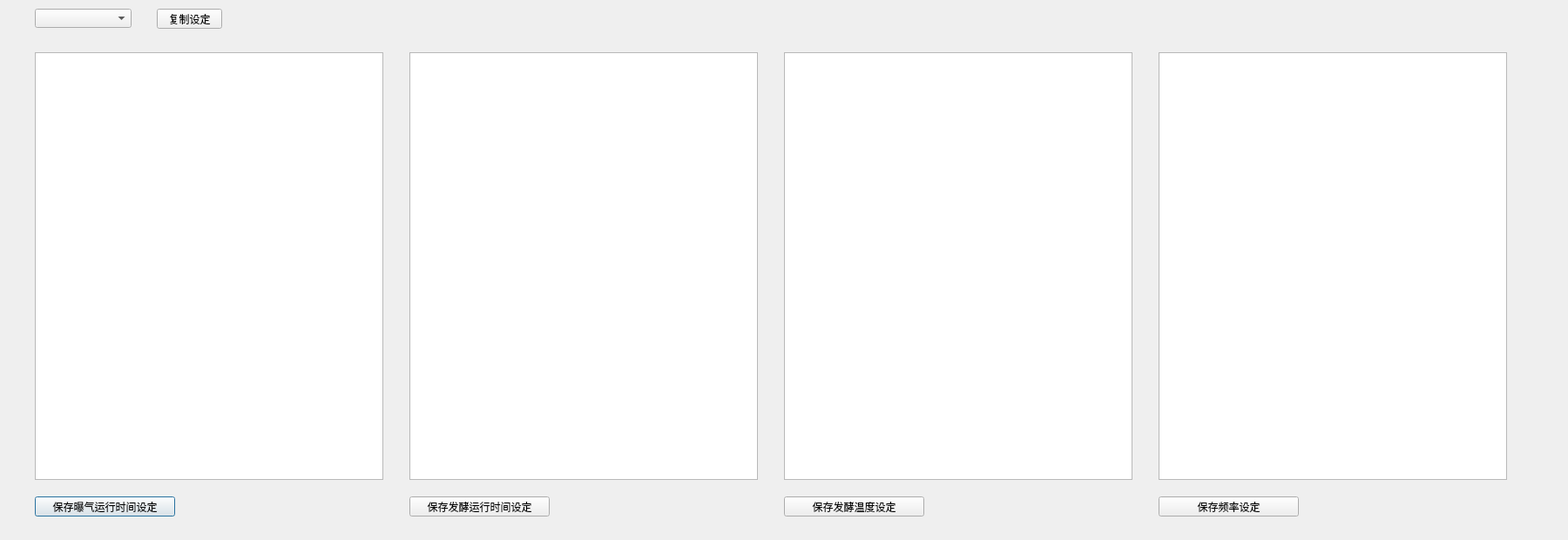
<?xml version="1.0" encoding="UTF-8"?>
<ui version="4.0">
 <class>SettingDialog</class>
 <widget class="QDialog" name="SettingDialog">
  <property name="geometry">
   <rect>
    <x>0</x>
    <y>0</y>
    <width>1800</width>
    <height>620</height>
   </rect>
  </property>
  <property name="windowTitle">
   <string>Dialog</string>
  </property>
  <widget class="QComboBox" name="tankComboBox">
   <property name="geometry">
    <rect>
     <x>40</x>
     <y>10</y>
     <width>111</width>
     <height>22</height>
    </rect>
   </property>
  </widget>
  <widget class="QTableView" name="runtimeSettingTableView">
   <property name="geometry">
    <rect>
     <x>40</x>
     <y>60</y>
     <width>400</width>
     <height>491</height>
    </rect>
   </property>
  </widget>
  <widget class="QPushButton" name="saveAerationRtSettingButton">
   <property name="geometry">
    <rect>
     <x>40</x>
     <y>570</y>
     <width>161</width>
     <height>23</height>
    </rect>
   </property>
   <property name="text">
    <string>保存曝气运行时间设定</string>
   </property>
  </widget>
  <widget class="QTableView" name="ferTimeSettingTableView">
   <property name="geometry">
    <rect>
     <x>470</x>
     <y>60</y>
     <width>400</width>
     <height>491</height>
    </rect>
   </property>
  </widget>
  <widget class="QPushButton" name="saveFerTimeSettingButton">
   <property name="geometry">
    <rect>
     <x>470</x>
     <y>570</y>
     <width>161</width>
     <height>23</height>
    </rect>
   </property>
   <property name="text">
    <string>保存发酵运行时间设定</string>
   </property>
  </widget>
  <widget class="QTableView" name="ferTemptureSettingTableView">
   <property name="geometry">
    <rect>
     <x>900</x>
     <y>60</y>
     <width>400</width>
     <height>491</height>
    </rect>
   </property>
  </widget>
  <widget class="QPushButton" name="saveFerTemptureSettingButton">
   <property name="geometry">
    <rect>
     <x>900</x>
     <y>570</y>
     <width>161</width>
     <height>23</height>
    </rect>
   </property>
   <property name="text">
    <string>保存发酵温度设定</string>
   </property>
  </widget>
  <widget class="QPushButton" name="copySettingButton">
   <property name="geometry">
    <rect>
     <x>180</x>
     <y>10</y>
     <width>75</width>
     <height>23</height>
    </rect>
   </property>
   <property name="text">
    <string>复制设定</string>
   </property>
  </widget>
  <widget class="QTableView" name="ferHzSettingTableView">
   <property name="geometry">
    <rect>
     <x>1330</x>
     <y>60</y>
     <width>400</width>
     <height>491</height>
    </rect>
   </property>
  </widget>
  <widget class="QPushButton" name="saveFerHzSettingButton">
   <property name="geometry">
    <rect>
     <x>1330</x>
     <y>570</y>
     <width>161</width>
     <height>23</height>
    </rect>
   </property>
   <property name="text">
    <string>保存频率设定</string>
   </property>
  </widget>
 </widget>
 <resources/>
 <connections/>
</ui>
